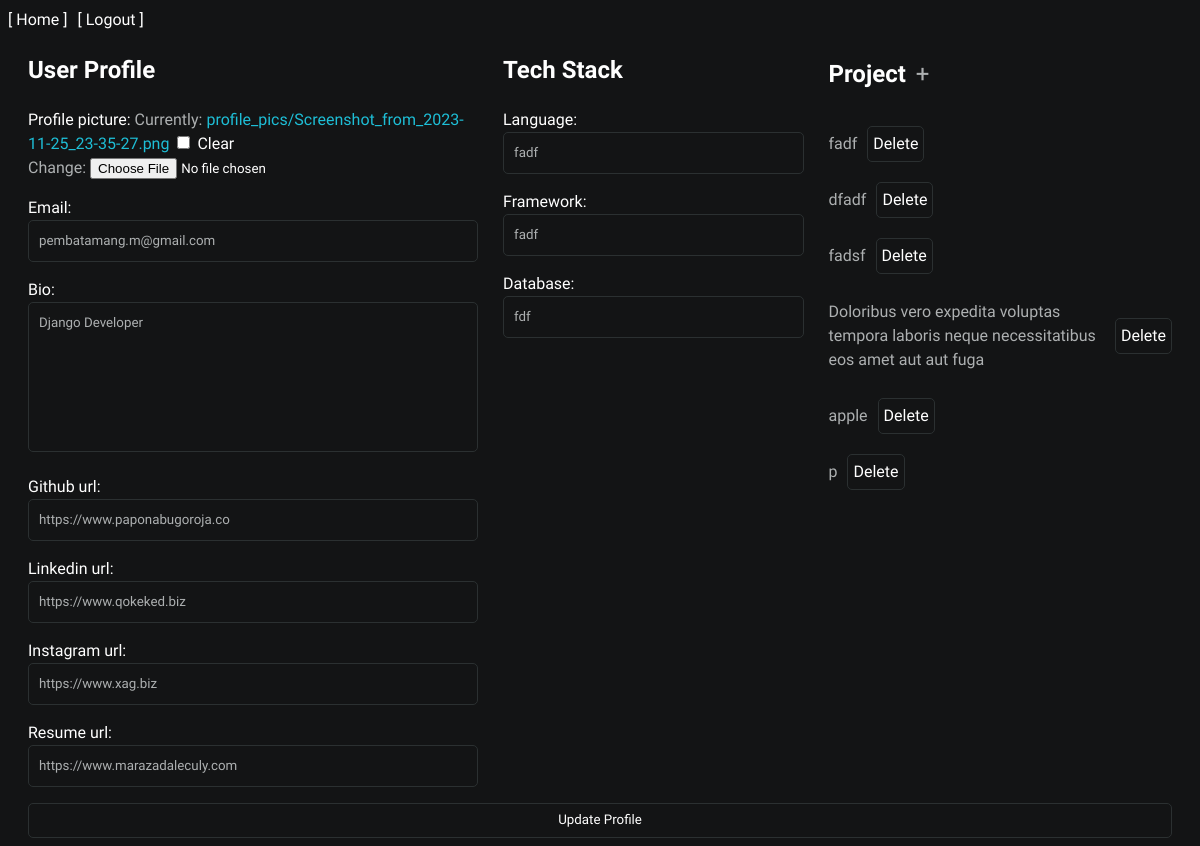
Before: /update-showcase (signed in) with the older database file.
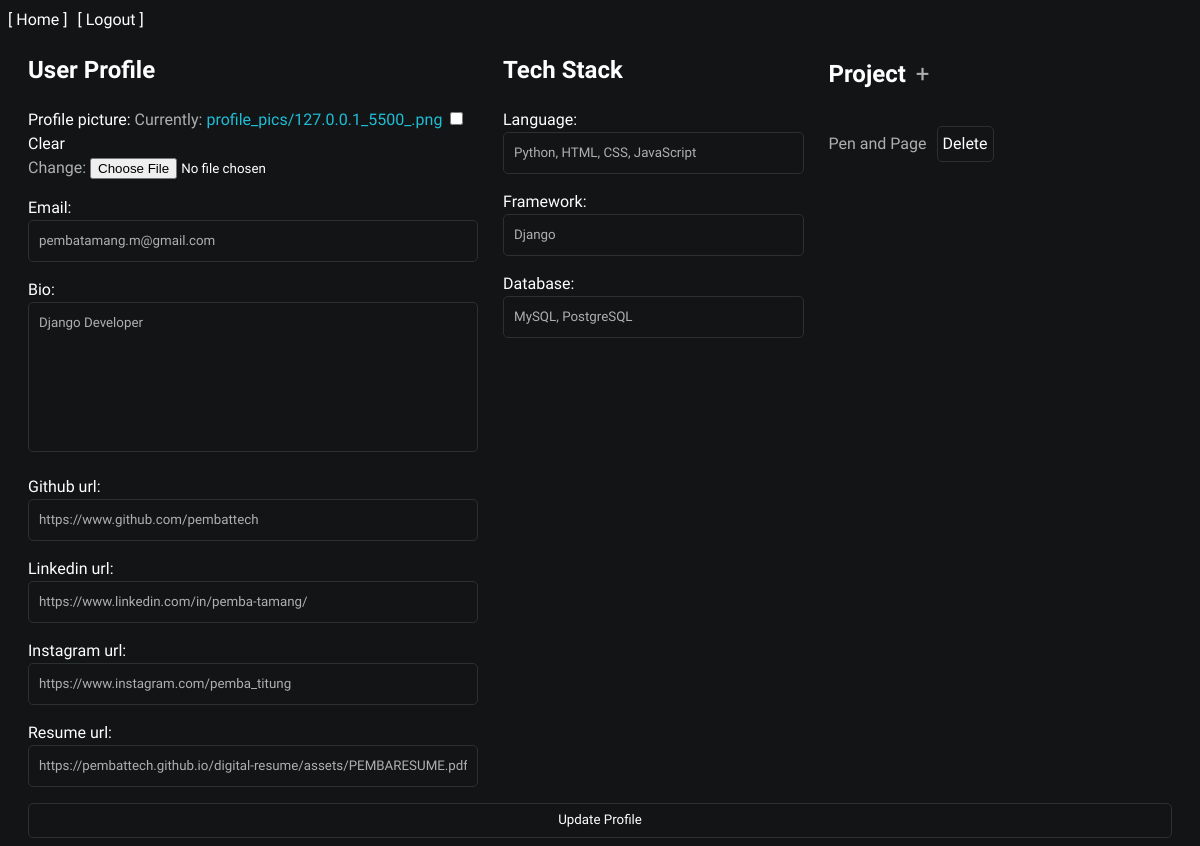
After: the same page with the newer database file.
### base/models.py (models this page shows, shortened)
class UserProfile(models.Model):
    user = models.OneToOneField(User, on_delete=models.CASCADE)
    profile_picture = models.ImageField(upload_to='showcase/profile_pic', blank=True, null=True)
    email = models.CharField(max_length=255)
    bio = models.CharField(max_length=255)
    github_url = models.URLField(max_length=255, null=True, blank= False)
    linkedin_url = models.URLField(max_length=255, null=True, blank= False)
    instagram_url = models.URLField(max_length=255, null=True, blank= False)
    resume_url = models.URLField(max_length=255, null=True, blank= False)

class TechStack(models.Model):
    language = models.CharField(max_length=255, null=True, blank=False)
    framework = models.CharField(max_length=255, null=True, blank=False)
    database = models.CharField(max_length=255, null=True, blank=False)
    user = models.ForeignKey(UserProfile, on_delete=models.CASCADE)

class Project(models.Model):
    project_title = models.CharField(max_length=255)
    project_description = models.CharField(max_length=255)
    project_livedemo = models.CharField(max_length=255)
    project_github_url = models.URLField(max_length=255, null=True, blank= False)
    user = models.ForeignKey(UserProfile, on_delete=models.CASCADE)
    project_img1 = models.ImageField(upload_to='showcase/projectimg', null=True, blank=False)
    project_img2 = models.ImageField(upload_to='showcase/projectimg', null=True, blank=False)

### base/views.py (the view, shortened to what this page needs)
# urls.py: path('update-showcase', update_showcase, name = "update_showcase"),
def update_showcase(request):
    if not request.user.is_authenticated:
        return render(request, '404.html')
    username = request.user.username
    user_profile = get_object_or_404(UserProfile, user__username=username)
    projects = Project.objects.filter(user=user_profile)
    techstack = TechStack.objects.filter(user=user_profile).first()
    userprofile_form = UserProfileForm(request.POST or None, request.FILES or None, instance=user_profile)
    if not techstack:
        techstack = TechStack(user=user_profile)
    techstack_form = TechStackForm(request.POST or None, instance=techstack)
    project_forms = [ProjectForm(request.POST or None, request.FILES or None, prefix=str(project.id), instance=project) for project in projects]
    return render(request, 'update_showcase.html', {
        'userprofile_form': userprofile_form,
        'techstack_form': techstack_form,
        'project_forms': project_forms,
    })

### base/forms.py
class UserProfileForm(forms.ModelForm):
    class Meta:
        model = UserProfile
        fields = '__all__'
        exclude = ['user']
        profile_picture = forms.ImageField(widget=forms.ClearableFileInput(attrs={'class': 'input-style'}))
        widgets = {
            'email': forms.EmailInput(attrs={'class': 'input-style'}),
            'bio': forms.Textarea(attrs={'class': 'textarea-style'}),
            'github_url': forms.URLInput(attrs={'class': 'input-style'}),
            'linkedin_url': forms.URLInput(attrs={'class': 'input-style'}),
            'instagram_url': forms.URLInput(attrs={'class': 'input-style'}),
            'resume_url': forms.URLInput(attrs={'class': 'input-style'}),
        }

class TechStackForm(forms.ModelForm):
    class Meta:
        model = TechStack
        exclude = ['user']
        widgets = {
            'language': forms.TextInput(attrs={'class': 'input-style'}),
            'framework': forms.TextInput(attrs={'class': 'input-style'}),
            'database': forms.TextInput(attrs={'class': 'input-style'}),
        }

### base/templates/update_showcase.html (shortened to what this page needs)
{% extends 'base.html' %}
{% block content %}
<div class="navigate">
  <div class="goto">
    <a href="{% url 'home' %}">[ Home ]</a>
  </div>
  <div class="goto">
    <a href="{% url 'logout' %}">[ Logout ]</a>
  </div>
</div>
<form method="post" enctype="multipart/form-data">
  <div class="form-box">
    <div class="user_profile">
      <h2>User Profile</h2>
      {{ userprofile_form.as_p }}
    </div>
    <div class="tech_stack">
      <h2>Tech Stack</h2>
      {{ techstack_form.as_p }}
    </div>
    <div class="project">
      <div class="title-and-new" style="display: flex; align-items: center;">
        <h2 style="margin-right: 10px;">Project</h2>
        <a href="{% url 'new' %}">
          <p id="add-project-btn" style="font-size: 24px; cursor: pointer;">+</p>
        </a>
      </div>
      {% for project_form in project_forms %}
      <div class="project-section">
        <div class="title-and-deletebtn">
          <p class="project-toggle">{{ project_form.instance.project_title }}</p>
          <a href="{% url 'delete_project' project_form.instance.id %}" class="delete-btn button-style">Delete</a>
        </div>
      </div>
      {% endfor %}
    </div>
  </div>
  <button class="button-style" type="submit">Update Profile</button>
</form>
{% endblock %}

### base/templates/base.html (shortened to what this page needs)
{% load static %}
<!DOCTYPE html>
<html>
<head>
    <link rel="stylesheet" type="text/css" href="{% static 'css/styles.css' %}">
</head>
<body>
        {% block content %}
        {% endblock %}

### static/css/styles.css (style rules this page uses)
:root { --mainTextColor-light: #000; --secondaryTextColor-light: rgb(51 51 51); --mainLinkColor-light: #0da2b8; --mainBorderColor-light: rgb(218, 218, 218); --mainBgColor-light: rgb(249, 250, 251); --mainTextColor-dark: #fff; --secondaryTextColor-dark: #adb0b1; --mainLinkColor-dark: rgb(30, 190, 214); --mainBorderColor-dark: #2b3031; --mainBgColor-dark: #131415; --mainTextColor: var(--mainTextColor-dark); --secondaryTextColor: var(--secondaryTextColor-dark); --mainLinkColor: var(--mainLinkColor-dark); --mainBorderColor: var(--mainBorderColor-dark); --mainBgColor: var(--mainBgColor-dark); --project-image-sizeW: 380px; --project-title-font-size: 18px; --project-descrption-font-color: var(--secondaryTextColor); --project-description-font-size: 16px; --project-description-font-weight: 300; }
* { font-family: 'Readex Pro'; line-height: 1.5em; box-sizing: border-box; color: var(--mainTextColor); }
body { background-color: var(--mainBgColor); }
p, span, li { color: var(--secondaryTextColor); font-size: 1em; }
a { text-decoration: none; color: var(--mainLinkColor); font-weight: 500; }
.navigate { display: flex; gap: 10px; }
#bio, a { font-weight: 300; }
form { padding: 0 20px; }
.goto>a, .authenticated_user .goto p { color: var(--mainTextColor); }
.form-box { display: flex; gap: 25px; }
.input-style, .button-style, .textarea-style { color: var(--secondaryTextColor); background-color: var(--mainBgColor); padding: 10px; border-radius: 5px; resize: none; }
.input-style { width: 100%; border: 1px solid var(--mainBorderColor); }
.button-style { border: 1px solid var(--mainBorderColor); border-radius: 5px; padding: 0.5em 1em; width: 100%; color: var(--mainTextColor); }
.textarea-style { height: 150px; width: 100%; border-color: var(--mainBorderColor); outline: none; }
.user_profile { max-width: 450px; }
.project { display: flex; flex-direction: column; flex: 1; }
.project-toggle { cursor: pointer; }
.title-and-deletebtn { display: flex; align-items: center; }
.delete-btn { width: fit-content; color: var(--mainTextColor); padding: 5px; }

### base/templates/update_showcase.html (style rules this page uses)
.delete-btn { cursor: pointer; margin-left: 10px; }

Changed rows visible on the page:
removed Project: instance.project_title "fadf"
removed Project: instance.project_title "dfadf"
removed Project: instance.project_title "fadsf"
removed Project: instance.project_title "Doloribus vero expedita voluptas tempora laboris neque necessitatibus eos amet aut aut fuga"
removed Project: instance.project_title "apple"
removed Project: instance.project_title "p"
changed UserProfile "pembatamang.m@gmail.com": github_url "https://www.paponabugoroja.co" → "https://www.github.com/pembattech"; linkedin_url "https://www.qokeked.biz" → "https://www.linkedin.com/in/pemba-tamang/"; instagram_url "https://www.xag.biz" → "https://www.instagram.com/pemba_titung"; resume_url "https://www.marazadaleculy.com" → "https://pembattech.github.io/digital-resume/assets/PEMBARESUME.pdf"
changed TechStack: language "fadf" → "Python, HTML, CSS, JavaScript"; framework "fadf" → "Django"; database "fdf" → "MySQL, PostgreSQL"
added Project: instance.project_title "Pen and Page"
Other visible differences:
text no longer shown: "Profile picture: Currently: profile_pics/Screenshot_from_2023-11-25_23-35-27.png Clear Change: Email: Bio: Github url: Linkedin url: Instagram url: Resume url:"
text now shown: "Profile picture: Currently: profile_pics/127.0.0.1_5500_.png Clear Change: Email: Bio: Github url: Linkedin url: Instagram url: Resume url:"
new list line: "Delete"
list line gone: "Delete"
